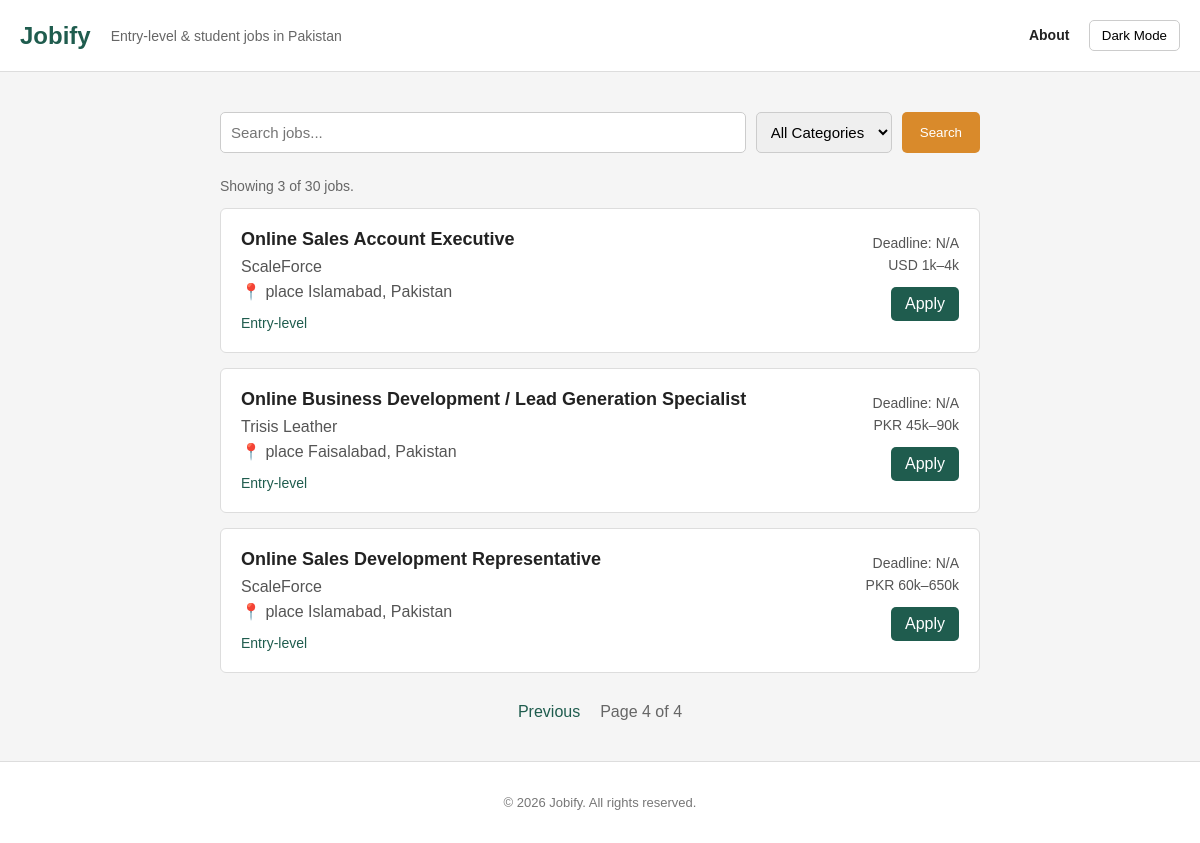
/?category=All&search=&page=4, run on the app's committed database.
### tables this page shows
CREATE TABLE jobs (
    id INTEGER PRIMARY KEY AUTOINCREMENT,
    title TEXT NOT NULL,
    company TEXT NOT NULL,
    location TEXT,
    category TEXT,
    deadline TEXT,
    link TEXT NOT NULL
, salary TEXT, source TEXT);

### app.py (the view)
@app.route("/")
def home():
    category = request.args.get("category", "All")
    search = request.args.get("search", "")
    page = request.args.get("page", 1, type=int)
    jobs, total_jobs = get_jobs(category, search, page)
    jobs_with_days = []
    for job in jobs:
        remaining = days_left(job[4])
        jobs_with_days.append(job + (remaining,))
    total_pages = (total_jobs + JOBS_PER_PAGE - 1) // JOBS_PER_PAGE
    return render_template(
        "index.html",
        jobs=jobs_with_days,
        selected_category=category,
        search_query=search,
        page=page,
        total_pages=total_pages,
        total_jobs=total_jobs,
    )

### app.py (called while the page is built)
def days_left(deadline):
    try:
        deadline_date = datetime.strptime(deadline, "%b %d, %Y")
        return (deadline_date - datetime.today()).days
    except (ValueError, TypeError):
        return None

### templates/index.html (shortened to what this page needs)
<!DOCTYPE html>
<html lang="en">
<head>
  <link rel="stylesheet" href="/static/style.css">
</head>
<body>
  <header>
    <a href="/">Jobify</a>
    <span>Entry-level & student jobs in Pakistan</span>
    <nav>
      <a href="/about">About</a>
      <button onclick="toggleTheme()">Dark Mode</button>
    </nav>
  </header>
  <main>
    <form method="GET" action="/">
      <input type="text" name="search" placeholder="Search jobs..." value="{{ search_query }}">
      <select name="category">
        <option value="All">All Categories</option>
      </select>
      <button type="submit">Search</button>
    </form>
    <p>
      Showing {{ jobs|length }} of {{ total_jobs }} jobs.
    </p>
    {% if jobs %}
    {% for job in jobs %}
    <div class="job">
      <div>
        <h2>{{ job[0] }}</h2>
        <p>{{ job[1] }}</p>
        <p>📍 {{ job[2] }}</p>
        <span>{{ job[3] }}</span>
      </div>
      <div>
        {% if job[7] is not none %}
        {% if job[7] < 0 %} <p>Expired</p>
          {% else %}
          <p>{{ job[7] }} days left</p>
          {% endif %}
          {% else %}
          <p>Deadline: {{ job[4] }}</p>
          {% endif %}
          <p>
            {{ job[6] or "Not disclosed" }}
          </p>
          <a href="{{ job[5] }}" target="_blank">
            Apply
          </a>
      </div>
    </div>
    {% endfor %}
    <div class="pagination">
      {% if page > 1 %}
      <a href="{{ url_for('home',
                    category=selected_category,
                    search=search_query,
                    page=page - 1) }}">
        Previous
      </a>
      {% endif %}
      <span>
        Page {{ page }} of {{ total_pages }}
      </span>
    </div>
    {% else %}
    <p>No jobs found.</p>
    {% endif %}
  </main>
  <footer>
    <p>© 2026 Jobify. All rights reserved.</p>
  </footer>
</body>
</html>

### static/style.css (style rules this page uses)
* { box-sizing: border-box; font-family: Georgia, sans-serif; }
body { margin: 0; font-family: Georgia, sans-serif; background: #f5f5f5; color: #222; }
header { background: white; padding: 20px; border-bottom: 1px solid #ddd; display: flex; align-items: center; gap: 20px; flex-wrap: wrap; }
header a { color: #1f5c4e; text-decoration: none; font-size: 24px; font-weight: bold; }
header span { color: #666; font-size: 14px; }
nav { margin-left: auto; }
nav a { font-size: 14px; color: #222; margin-right: 15px; }
nav button { padding: 7px 12px; border: 1px solid #ccc; background: white; border-radius: 5px; cursor: pointer; }
main { max-width: 800px; margin: 40px auto; padding: 0 20px; }
form { display: flex; gap: 10px; margin-bottom: 25px; }
form input, form select { padding: 10px; border: 1px solid #ccc; border-radius: 5px; font-size: 15px; }
form input { flex: 1; }
form button { padding: 10px 18px; background: #d98a2b; color: white; border: none; border-radius: 5px; cursor: pointer; }
main>p { color: #666; font-size: 14px; }
.job { background: white; border: 1px solid #ddd; border-radius: 6px; padding: 20px; margin-bottom: 15px; display: flex; justify-content: space-between; gap: 20px; }
.job h2 { margin: 0 0 8px; font-size: 18px; }
.job p { margin: 6px 0; color: #555; }
.job span { display: inline-block; margin-top: 8px; color: #1f5c4e; font-size: 14px; }
.job>div:last-child { text-align: right; min-width: 130px; }
.job>div:last-child p { font-size: 14px; }
.job a { display: inline-block; margin-top: 8px; padding: 8px 14px; background: #1f5c4e; color: white; text-decoration: none; border-radius: 5px; }
.pagination { display: flex; justify-content: center; align-items: center; gap: 20px; margin: 30px 0; }
.pagination a { color: #1f5c4e; text-decoration: none; }
.pagination span { color: #666; }
footer { border-top: 1px solid #ddd; background: white; text-align: center; padding: 20px; color: #777; font-size: 13px; }

### data on the page
jobs: title "Online Sales Account Executive", company "ScaleForce", location "place Islamabad, Pakistan", category "Entry-level", deadline "N/A", salary "USD 1k–4k"
jobs: title "Online Business Development / Lead Generation Specialist", company "Trisis Leather", location "place Faisalabad, Pakistan", category "Entry-level", deadline "N/A", salary "PKR 45k–90k"
jobs: title "Online Sales Development Representative", company "ScaleForce", location "place Islamabad, Pakistan", category "Entry-level", deadline "N/A", salary "PKR 60k–650k"

### other printed values
{{ jobs|length }} "3"
{{ total_jobs }} "30"
{{ page }} "4"
{{ total_pages }} "4"
